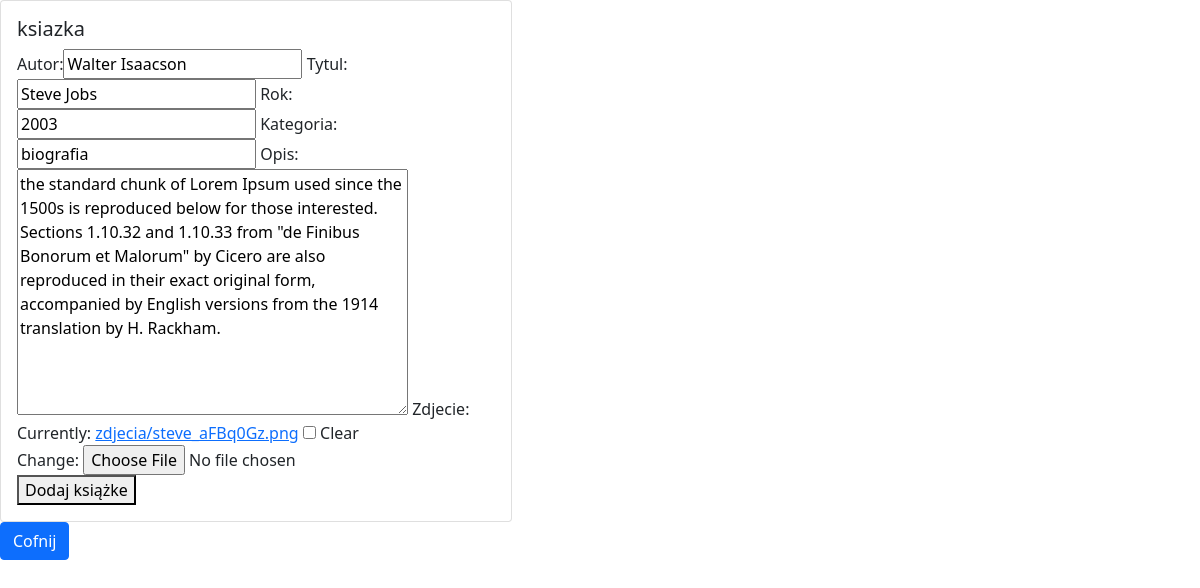
/ksiazki/edytuj/4/ (signed in), run on the app's committed database.
### KI/models.py (models this page shows, shortened)
class Book(models.Model):
    autor = models.CharField(max_length=64, blank=False)
    tytul = models.CharField(max_length=64, blank=False, unique=True)
    kategoria = models.CharField(max_length=64, blank=False)
    rok = models.PositiveSmallIntegerField(default=2000)
    opis = models.TextField(default="")
    zdjecie = models.ImageField(upload_to="zdjecia", null=True, blank=True)

### KI/views.py (the view)
# urls.py: path('edytuj/<int:id>/', edytuj_ksiazke, name="edytuj_ksiazke"),
@login_required
def edytuj_ksiazke(request, id):
    book = get_object_or_404(Book, pk=id)
    form = BookForm(request.POST or None, request.FILES or None, instance=book)
    if form.is_valid():
        form.save()
        return redirect(test_response)
    return render(request, 'ksiazka_form.html', {'form': form})

### KI/forms.py
class BookForm(ModelForm):
    class Meta:
        model = Book
        fields = ['autor', 'tytul', 'rok', 'kategoria', 'opis', 'zdjecie']

### templates/ksiazka_form.html (shortened to what this page needs)
{% load bootstrap %}
<!DOCTYPE html>
<html lang="en">
<head>
    <link rel="stylesheet" href="https://cdn.jsdelivr.net/npm/bootstrap@5.0.2/dist/css/bootstrap.min.css">
</head>
<body>
<div class="card" style="width: 32rem;">
    <div class="card-body">
        <h5 class="card-title">ksiazka</h5>
        <form method="post" enctype="multipart/form-data">
            {{ form|bootstrap }}
            <button type="submit">Dodaj książke</button>
        </form>
    </div>
</div>
<a href="{% url 'test_response' %}" class="btn btn-primary">Cofnij</a>
</body>
</html>

### data on the page
Book: autor "Walter Isaacson", tytul "Steve Jobs", rok "2003", kategoria "biografia", opis "the standard chunk of Lorem Ipsum used since the 1500s is reproduced below for those interested. Sections 1.10.32 and 1.10.33 from \"de Finibus Bonorum et Malorum\" by Cicero are also reproduced in their exact original form, accompanied by English versions from the 1914 translation by H. Rackham."
